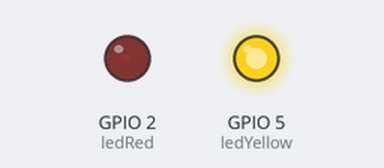
A sketch run on a simulated ESP32. Shown: output pins drawn as LEDs (lit = HIGH). What the sketch prints to the serial monitor is not drawn.

Above: at 0.05 s.
At 1.15 s:
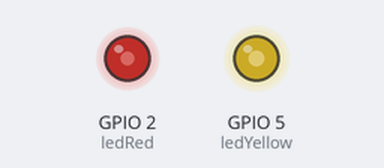
At 2.3 s:
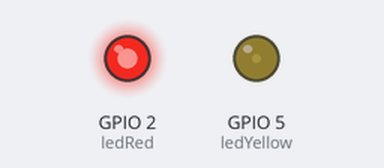
At 4.6 s:
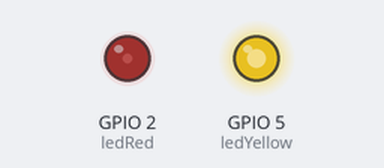
Timing chart, 0 to 6.7 s (numbered marks = the images above):
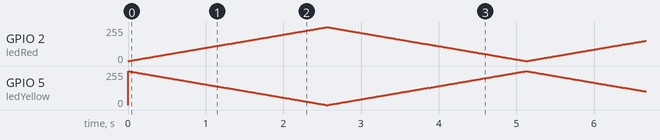

The sketch:

ex06.ino
```cpp
// ex06 双通道反向PWM警车渐变双闪
// 引脚定义：GPIO2红色LED，GPIO5黄色LED
const int ledRed = 2;
const int ledYellow = 5;

// PWM参数
const int freq = 5000;
const int resolution = 8; // 亮度范围 0~255

void setup() {
  Serial.begin(115200);
  // 直接绑定引脚+PWM参数，无通道报错
  ledcAttach(ledRed, freq, resolution);
  ledcAttach(ledYellow, freq, resolution);
  // 上电初始熄灭
  ledcWrite(ledRed, 0);
  ledcWrite(ledYellow, 0);
  Serial.println("互补反向呼吸初始化完成");
}

void loop() {
  // 红灯渐亮，黄灯同步渐暗
  Serial.println("红灯渐亮，黄灯渐暗");
  for (int duty = 0; duty <= 255; duty++) {
    ledcWrite(ledRed, duty);
    ledcWrite(ledYellow, 255 - duty);
    delay(10);
  }

  // 红灯渐暗，黄灯同步渐亮
  Serial.println("红灯渐暗，黄灯渐亮");
  for (int duty = 255; duty >= 0; duty--) {
    ledcWrite(ledRed, duty);
    ledcWrite(ledYellow, 255 - duty);
    delay(10);
  }

  Serial.println("一轮互补呼吸完成\n------------------------");
}
```
